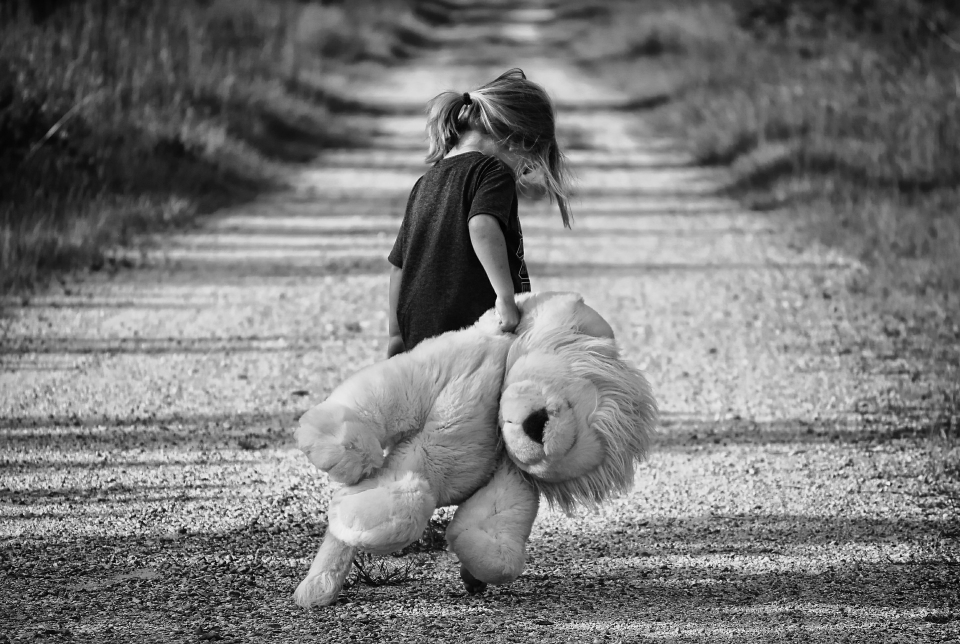
#> input picture 03-Optimiser vos images/03-Exercice/noiretblanc.jpg, 1920 x 1288 px (shown at 1/2 size); its folder holds only this picture in this run
$ python solution.py
#> lines starting #> are read from the running program, lines starting #| are printed output that depends on the picture
from PIL import Image
from glob import glob
import os

facteurs = [2, 4]

images = glob("*.jpg")

for image in images:
    im = Image.open(image)
#> im is the input picture: PIL image 1920x1288 RGB; min 0, max 255, mean 120.4

    for facteur in facteurs:
        x, y = im.size
        x_facteur, y_facteur = round(x / facteur), round(y / facteur)
        im_resize = im.resize((x_facteur, y_facteur))
        filename, ext = os.path.splitext(image)
        new_filename = f"vignettes/{filename}-{x_facteur}x{y_facteur}{ext}"
        im_resize.save(new_filename)
#> this loop made 2 passes
#> pass 1, `im_resize = im.resize((x_facteur, y_facteur))`:
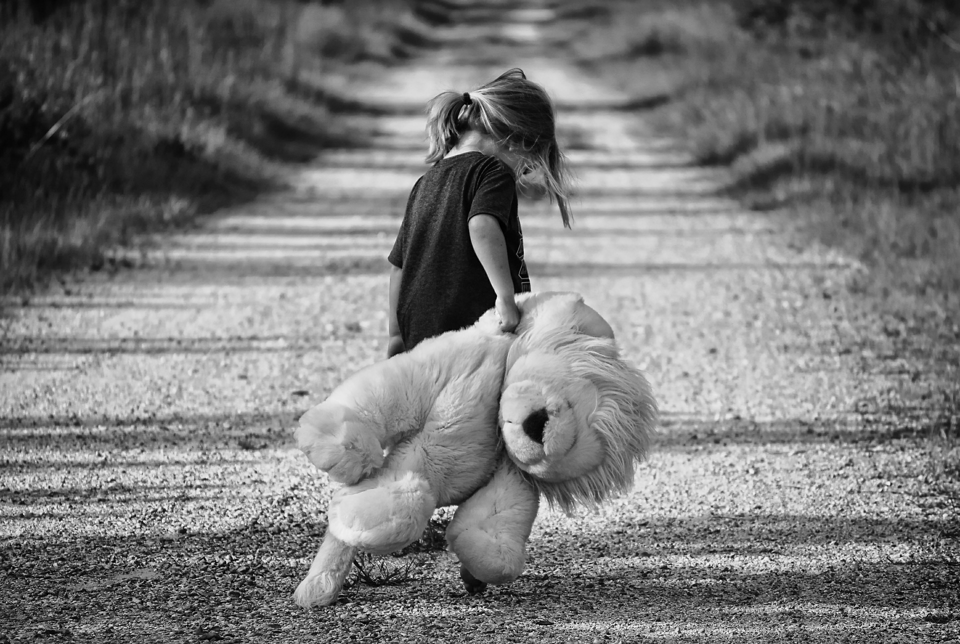
#> im_resize: PIL image 960x644 RGB; min 0, max 250, mean 120.4

$ run again, on 03-Optimiser vos images/03-Exercice/ville.jpg
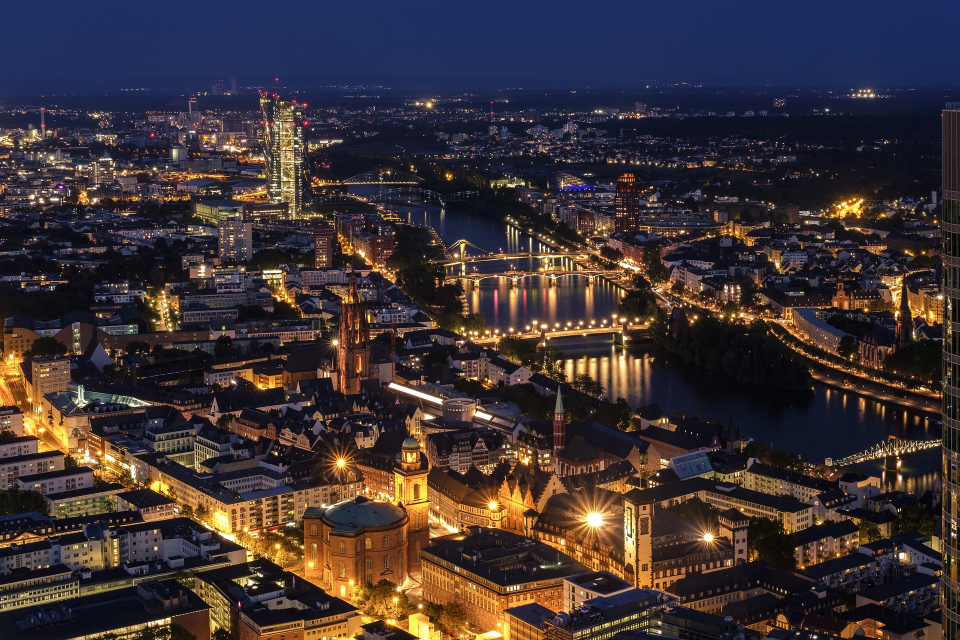
#> input picture 03-Optimiser vos images/03-Exercice/ville.jpg, 1920 x 1280 px (shown at 1/2 size)
#> im is the input picture: PIL image 1920x1280 RGB; mean R, G, B 61.7, 51, 53
#> the loop `for facteur in facteurs:` made 2 passes
#> pass 1, `im_resize = im.resize((x_facteur, y_facteur))`:
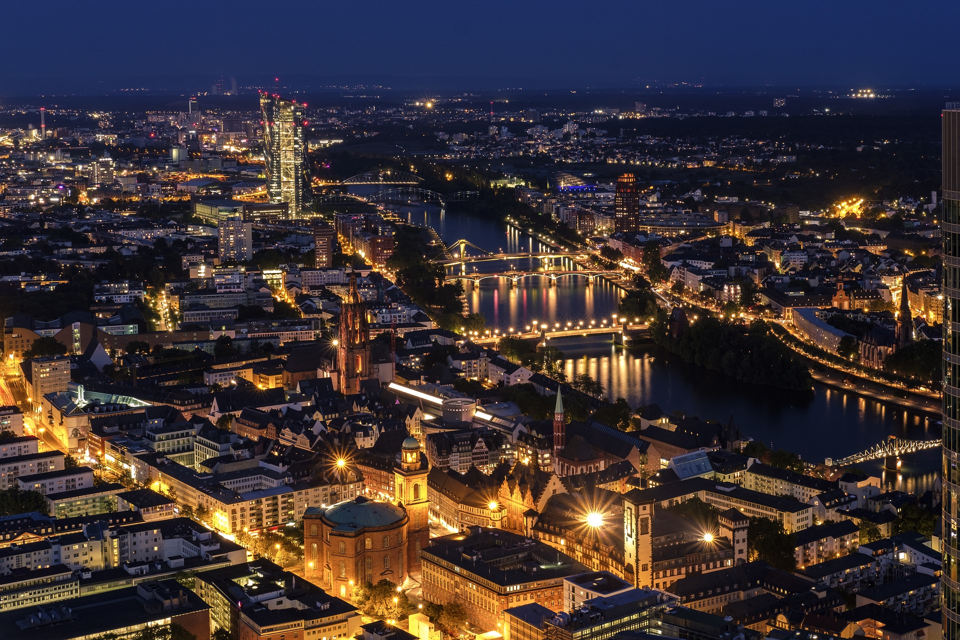
#> im_resize: PIL image 960x640 RGB; mean R, G, B 61.7, 51, 53
#> pass 2, `im_resize = im.resize((x_facteur, y_facteur))`:
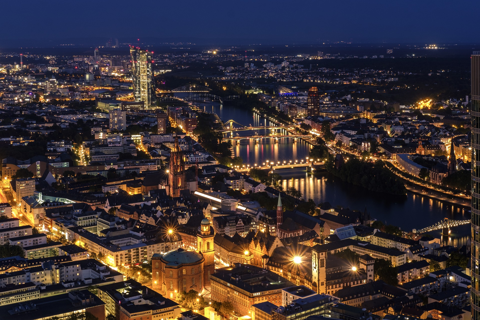
#> im_resize: PIL image 480x320 RGB; mean R, G, B 61.7, 51, 53

$ run again, on 03-Optimiser vos images/03-Exercice/portrait.jpg
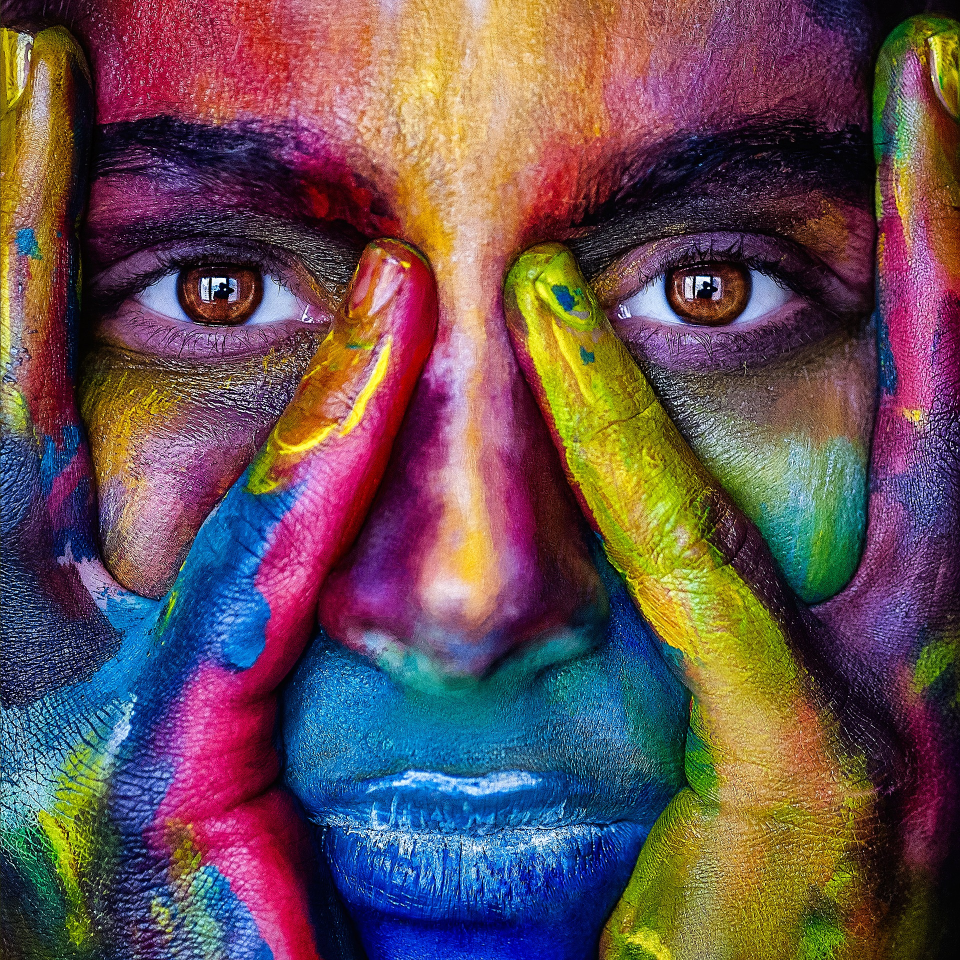
#> input picture 03-Optimiser vos images/03-Exercice/portrait.jpg, 1920 x 1920 px (shown at 1/2 size)
#> im is the input picture: PIL image 1920x1920 RGB; mean R, G, B 103.1, 79.8, 84.4
#> the loop `for facteur in facteurs:` made 2 passes
#> pass 1, `im_resize = im.resize((x_facteur, y_facteur))`:
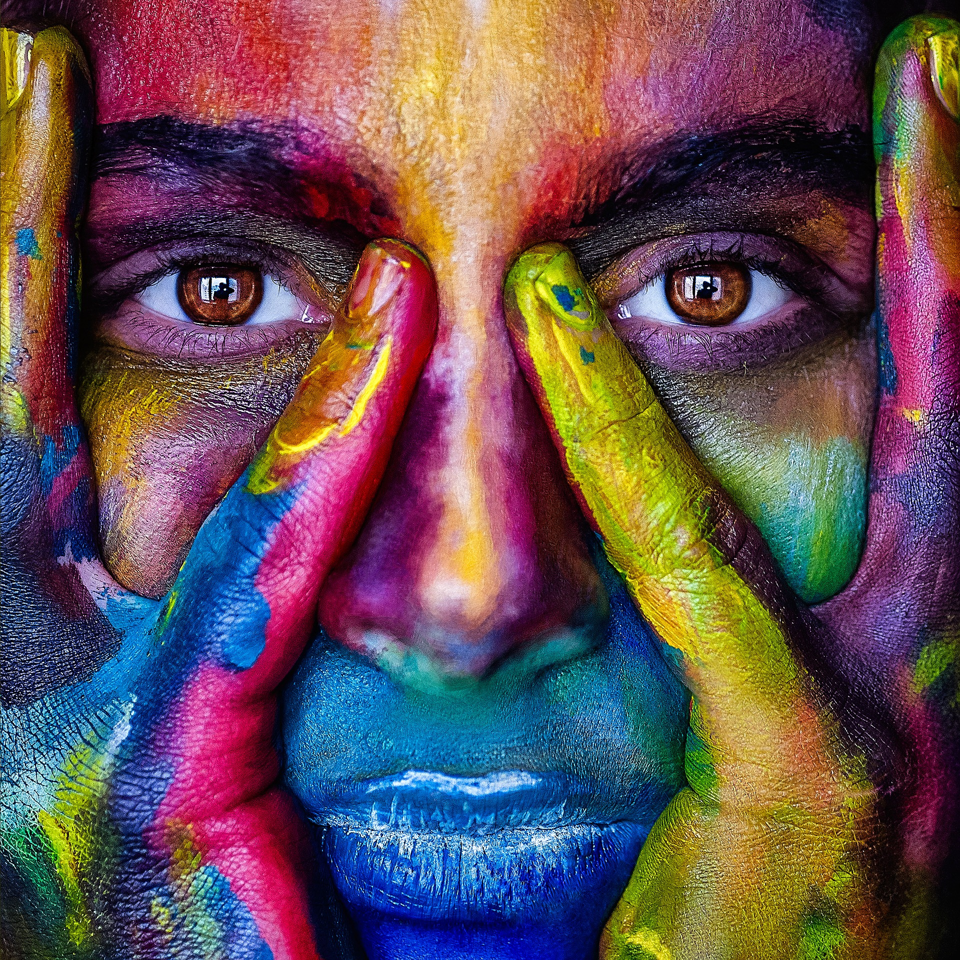
#> im_resize: PIL image 960x960 RGB; mean R, G, B 103.1, 79.9, 84.4

$ run again, on 03-Optimiser vos images/03-Exercice/rose.jpg
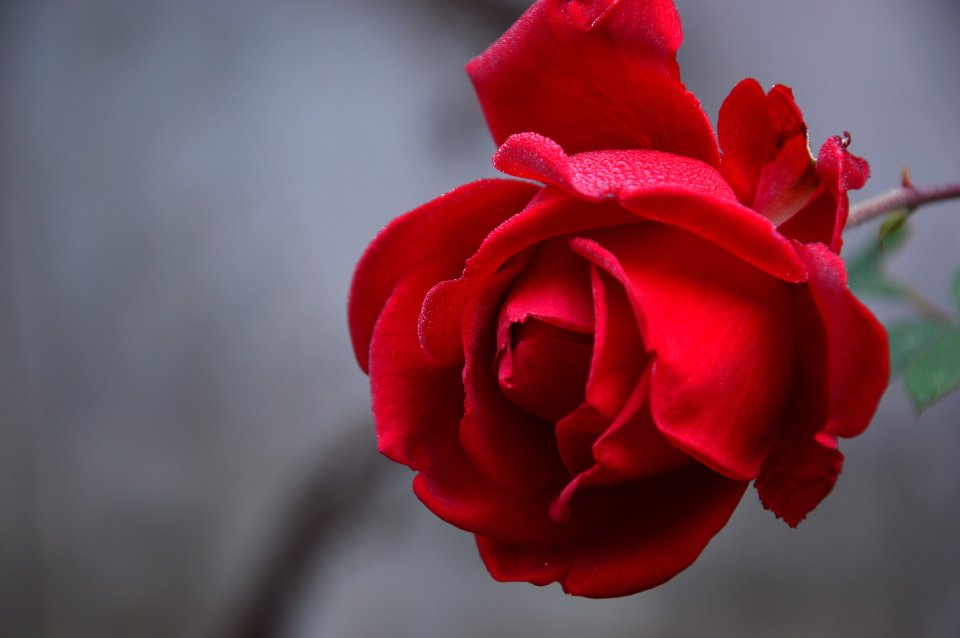
#> input picture 03-Optimiser vos images/03-Exercice/rose.jpg, 1920 x 1276 px (shown at 1/2 size)
#> im is the input picture: PIL image 1920x1276 RGB; mean R, G, B 116.2, 69.8, 80.7
#> the loop `for facteur in facteurs:` made 2 passes
#> pass 1, `im_resize = im.resize((x_facteur, y_facteur))`:
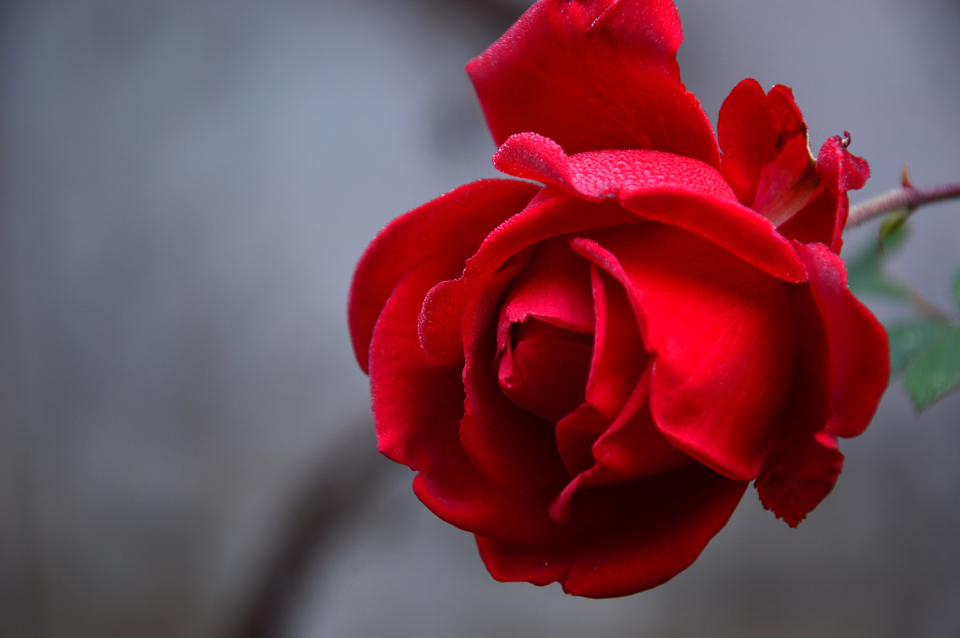
#> im_resize: PIL image 960x638 RGB; mean R, G, B 116.2, 69.8, 80.7

$ run again, on 03-Optimiser vos images/03-Exercice/sunset.jpg
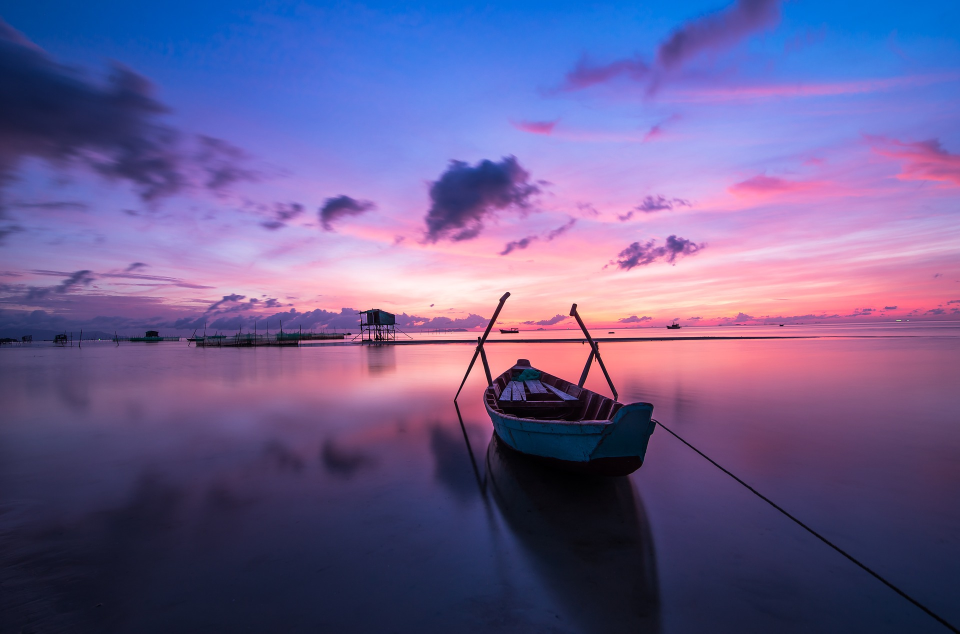
#> input picture 03-Optimiser vos images/03-Exercice/sunset.jpg, 1920 x 1267 px (shown at 1/2 size)
#> im is the input picture: PIL image 1920x1267 RGB; mean R, G, B 105.8, 92.7, 143.7
#> the loop `for facteur in facteurs:` made 2 passes
#> pass 1, `im_resize = im.resize((x_facteur, y_facteur))`:
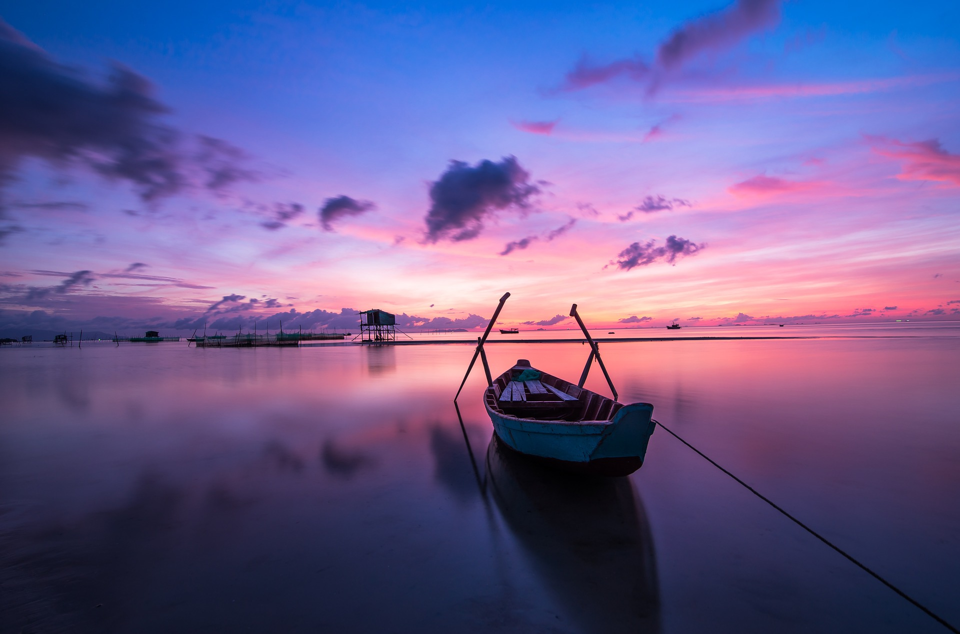
#> im_resize: PIL image 960x634 RGB; mean R, G, B 105.8, 92.7, 143.7
